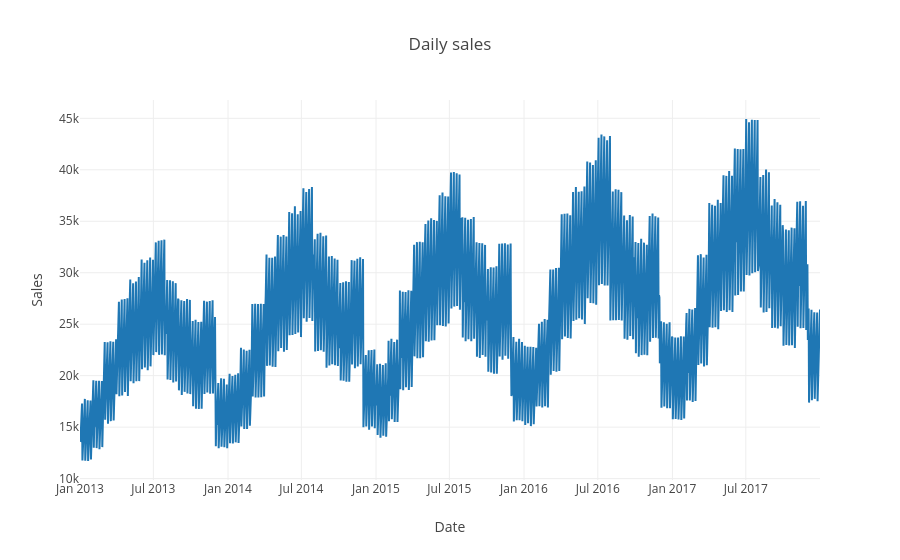

The notebook cell this image was saved under:
### Markdown cell above
### Overall daily sales

### Code cell
daily_sales_sc = go.Scatter(x=daily_sales[], y=daily_sales[])
layout = go.Layout(title='Daily sales', xaxis=dict(title='Date'), yaxis=dict(title='Sales'))
fig = go.Figure(data=[daily_sales_sc], layout=layout)
iplot(fig)

### Figure 1 — Plotly figure (JSON) as saved in the notebook; plotly's stock layout.template omitted (floating-point values rounded to 4 significant figures; data arrays with more than 128 entries replaced by an {"elided": "..."} marker saying what was removed)
{"data": [{"x": {"elided": "1826 str values"}, "y": {"elided": "1826 int values"}, "type": "scatter", "uid": "6d87dcd7-eb9b-462d-8821-b2fc371e4bfd"}], "layout": {"title": {"text": "Daily sales"}, "xaxis": {"title": {"text": "Date"}, "type": "date", "range": ["2013-01-01", "2017-12-31"], "autorange": true}, "yaxis": {"title": {"text": "Sales"}, "type": "linear", "range": [9863.0, 46780.0], "autorange": true}, "autosize": true}}
